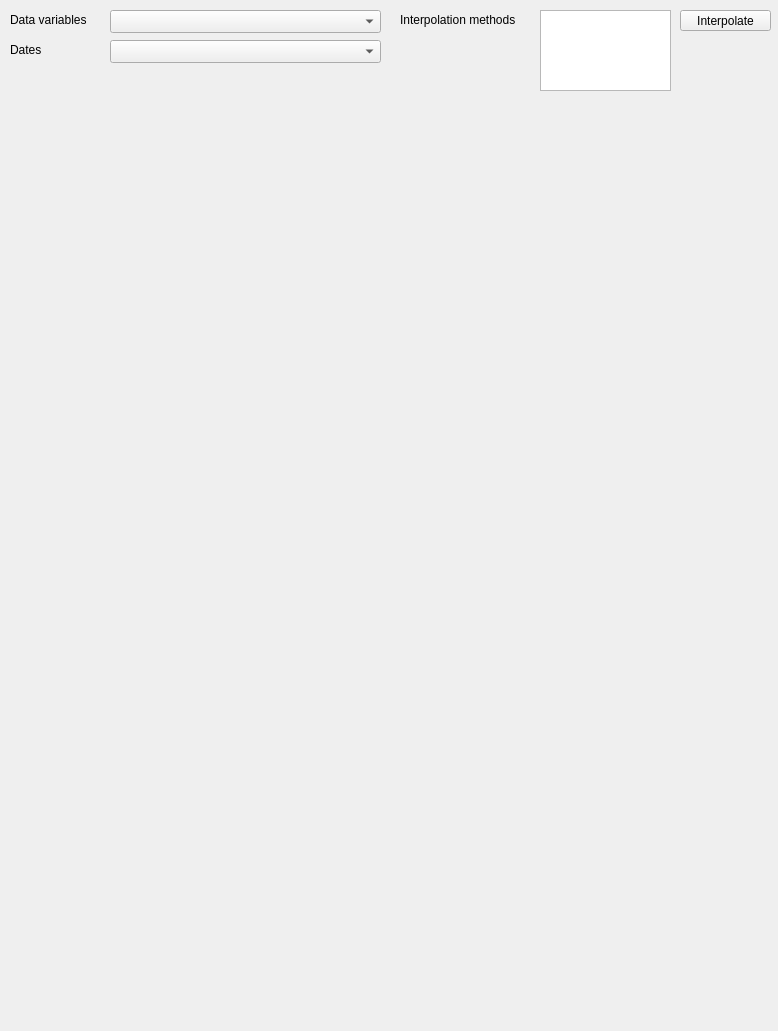
<?xml version="1.0" encoding="UTF-8"?>
<ui version="4.0">
 <class>Plot</class>
 <widget class="QMainWindow" name="Plot">
  <property name="geometry">
   <rect>
    <x>0</x>
    <y>0</y>
    <width>778</width>
    <height>1031</height>
   </rect>
  </property>
  <property name="windowTitle">
   <string>TATSSI Interpolation</string>
  </property>
  <widget class="QWidget" name="content_plot">
   <widget class="QComboBox" name="data_vars">
    <property name="geometry">
     <rect>
      <x>110</x>
      <y>10</y>
      <width>271</width>
      <height>23</height>
     </rect>
    </property>
   </widget>
   <widget class="QLabel" name="lblDataVariables">
    <property name="geometry">
     <rect>
      <x>10</x>
      <y>10</y>
      <width>91</width>
      <height>20</height>
     </rect>
    </property>
    <property name="text">
     <string>Data variables</string>
    </property>
   </widget>
   <widget class="QLabel" name="lblInterpolationM">
    <property name="geometry">
     <rect>
      <x>400</x>
      <y>10</y>
      <width>141</width>
      <height>20</height>
     </rect>
    </property>
    <property name="text">
     <string>Interpolation methods</string>
    </property>
   </widget>
   <widget class="QPushButton" name="pb_Interpolate">
    <property name="geometry">
     <rect>
      <x>680</x>
      <y>10</y>
      <width>91</width>
      <height>21</height>
     </rect>
    </property>
    <property name="text">
     <string>Interpolate</string>
    </property>
   </widget>
   <widget class="QListWidget" name="interpolation_methods">
    <property name="geometry">
     <rect>
      <x>540</x>
      <y>10</y>
      <width>131</width>
      <height>81</height>
     </rect>
    </property>
    <property name="sizeAdjustPolicy">
     <enum>QAbstractScrollArea::AdjustToContentsOnFirstShow</enum>
    </property>
    <property name="dragEnabled">
     <bool>false</bool>
    </property>
    <property name="selectionMode">
     <enum>QAbstractItemView::MultiSelection</enum>
    </property>
   </widget>
   <widget class="QLabel" name="lblTimeSteps">
    <property name="geometry">
     <rect>
      <x>10</x>
      <y>40</y>
      <width>91</width>
      <height>20</height>
     </rect>
    </property>
    <property name="text">
     <string>Dates</string>
    </property>
   </widget>
   <widget class="QComboBox" name="time_steps">
    <property name="geometry">
     <rect>
      <x>110</x>
      <y>40</y>
      <width>271</width>
      <height>23</height>
     </rect>
    </property>
    <property name="maxVisibleItems">
     <number>13</number>
    </property>
    <property name="sizeAdjustPolicy">
     <enum>QComboBox::AdjustToMinimumContentsLength</enum>
    </property>
    <property name="minimumContentsLength">
     <number>12</number>
    </property>
   </widget>
  </widget>
 </widget>
 <resources/>
 <connections/>
</ui>
